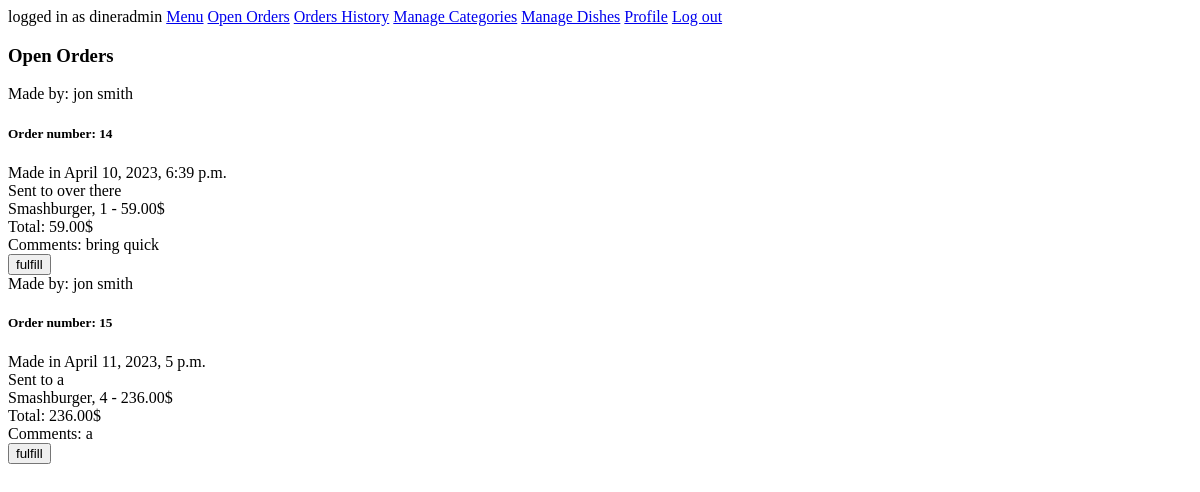
/backoffice/orders/ (signed in), run on an earlier commit of the app's database.
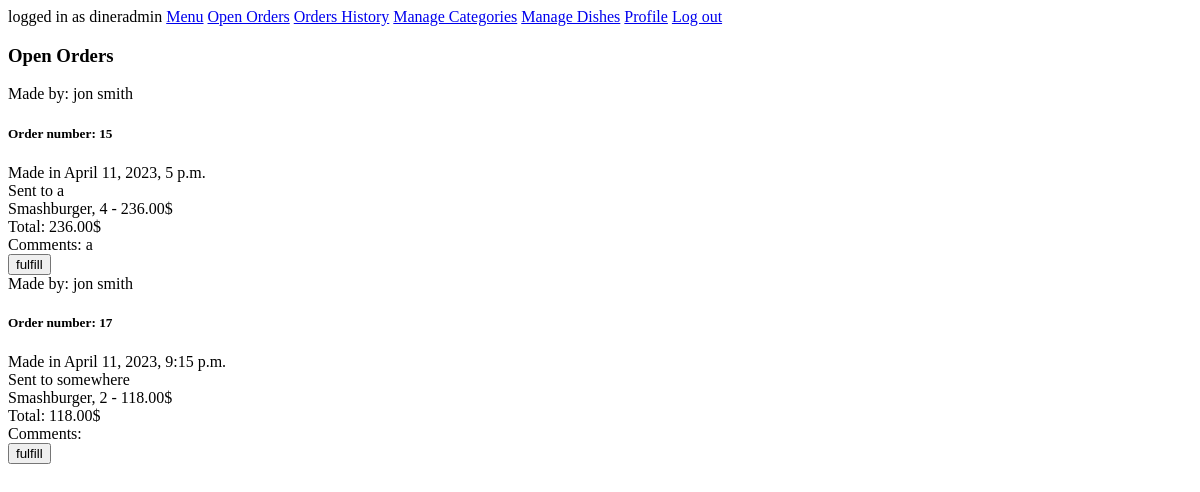
And on a later commit of the database.
### main/models.py (models this page shows, shortened)
class Cart(models.Model):
    user = models.ForeignKey(User, on_delete=models.CASCADE, blank=False)
    @property
    def total_to_pay(self):
        total = sum(item.dish.price*item.amount for item in self.item_set.all())
        return total

class Delivery(models.Model):
    is_delivered = models.BooleanField(default=False)
    address = models.CharField(max_length=500, blank=False)
    comment = models.CharField(max_length=500, blank=True)
    created = models.DateTimeField(auto_now_add=True)
    order = models.OneToOneField(Cart, primary_key=True, on_delete=models.CASCADE)

class Item(models.Model):
    dish = models.ForeignKey(Dish, on_delete=models.CASCADE, blank=False)
    cart = models.ForeignKey(Cart, on_delete=models.CASCADE, blank=False)
    amount = models.IntegerField(blank=False, default=1)
    @property
    def item_total(self):
        total = self.amount * self.dish.price
        return total

class Dish(models.Model):
    name = models.CharField(max_length=200, blank=False)
    price = models.DecimalField(max_digits=5, decimal_places=2, blank=False)
    description = models.TextField(blank=False)
    image = models.CharField(max_length=500)
    is_gluten_free = models.BooleanField(default=False)
    is_vegeterian = models.BooleanField(default=False)
    category = models.ForeignKey(Category, on_delete=models.CASCADE)
    is_deleted = models.BooleanField(default=False)

### backoffice/views.py (the view)
# urls.py: path('orders/', views.manage_orders, name="manage_orders"),
@staff_member_required(login_url='backoffice_login')
def manage_orders(request):
    orders_list = sorted(Cart.objects.filter(delivery__is_delivered=False), key=lambda order: order.delivery.created)
    if request.method == 'POST':
        fulfilled_order = Delivery.objects.get(order_id=request.POST['order_id'])
        fulfilled_order.is_delivered = True
        fulfilled_order.save()
        return redirect('manage_orders')
    return render(request, 'backoffice/manage_orders.html', {'orders_list':orders_list, 'page':'Open Orders'})

### backoffice/templates/backoffice/manage_orders.html (shortened to what this page needs)
{% extends 'backoffice/layout.html' %}
{% block backoffice-content %}
<h3>{{page}}</h3>
{% for order in orders_list %}
    <div>Made by: {{order.user.first_name}} {{order.user.last_name}}</div>
    {% include 'common/order_details.html' %}
    {% if order.delivery.is_delivered is False %}
    <form action="{% url 'manage_orders' %}" method="POST">
        <input type="submit" value="fulfill">
    </form>
    {% endif %}
{% endfor %}
{% endblock backoffice-content %}

### templates/common/order_details.html
<div>
    <h5>Order number: {{order.delivery.order_id}}</h5>
    <div>Made in {{order.delivery.created}}</div>
    <div>Sent to {{order.delivery.address}}</div>
        {% for item in order.item_set.all %}
            <div>
                <div>
                    {{item.dish.name}}, {{item.amount}} - {{item.item_total}}$
                </div>
            </div>
        {% endfor %}
    <div>Total: {{order.total_to_pay}}$</div>
    <div>Comments: {{order.delivery.comment}}</div>
</div>

What changed in the data, as far as the page shows it:
no longer on this page (row unchanged): Cart: user.first_name "jon", user.last_name "smith", delivery.order_id "14", delivery.created "April 10, 2023, 6:39 p.m.", delivery.address "over there", total_to_pay "59.00", delivery.comment "bring quick"
no longer on this page (row unchanged): Item: dish.name "Smashburger", amount "1", item_total "59.00", shown under "jon"
now on this page (row unchanged): Cart: user.first_name "jon", user.last_name "smith", delivery.order_id "17", delivery.created "April 11, 2023, 9:15 p.m.", delivery.address "somewhere", total_to_pay "118.00"
added Item: dish.name "Smashburger", amount "2", item_total "118.00", shown under "jon"
